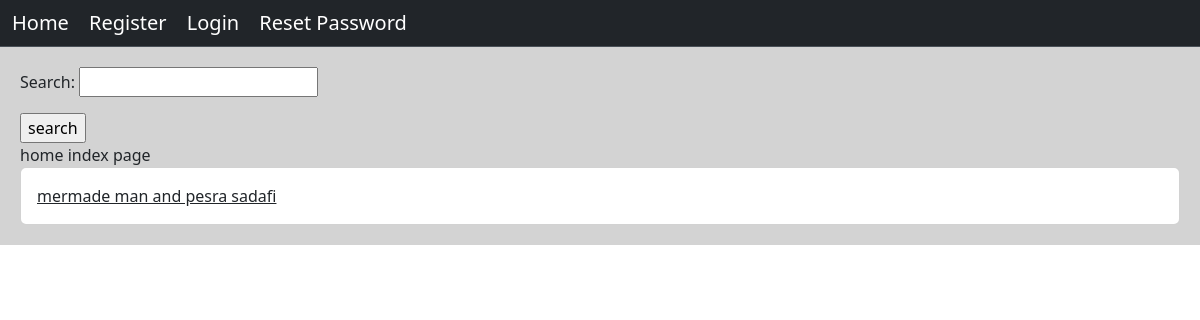
The app's page /, older data.
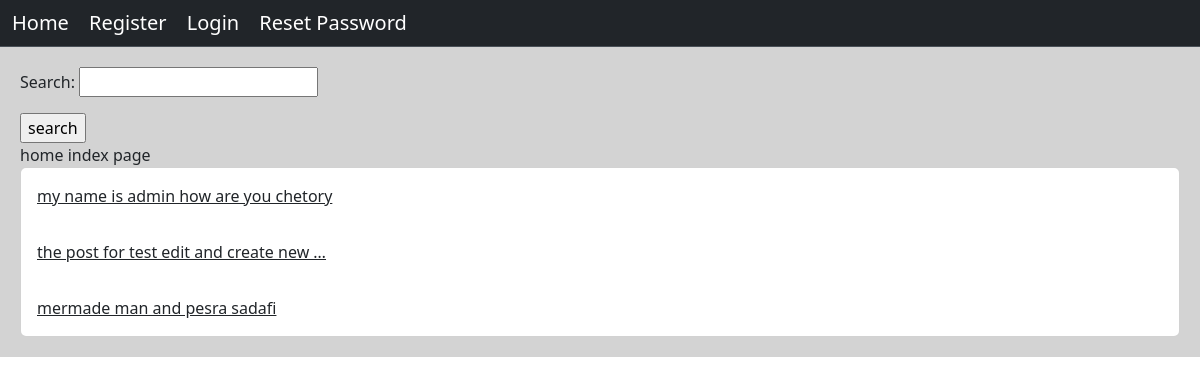
The same page, newer data.
### account/models.py (models this page shows, shortened)
class Post(models.Model):
    user = models.ForeignKey(User, on_delete=models.CASCADE, related_name="user_post")
    body = models.TextField()
    slug = models.SlugField()
    created = models.DateTimeField(auto_now_add=True)
    updated = models.DateTimeField(auto_now=True)
    class Meta:
        ordering = ["-created", "slug"]
    def get_absolute_url(self):
        return reverse("home:post_detail", args=[self.id, self.slug])

### home/views.py (the view)
# urls.py: path("", views.HomeView.as_view(), name="home"),
class HomeView(View):
    form_class = PostSearchForm
    def get(self, request):
        posts = Post.objects.all()
        if request.GET.get("search"):
            posts = posts.filter(body__contains=request.GET["search"])
        return render(
            request, "home/index.html", {"posts": posts, "form": self.form_class}
        )

### home/templates/home/index.html
{% extends 'base.html' %}
{% block content %}
  <form action="" method="get" novalidate>
    {{ form.as_p }}
    <input type="submit" value="search" />
    <br />
  </form>home index page<div class="card">
    {% for post in posts %}
      <a href="{{ post.get_absolute_url }}" class="card-body">{{ post.body|truncatewords:8 }}</a>
    {% endfor %}
  </div>
{% endblock %}

### templates/base.html (shortened to what this page needs)
<!DOCTYPE html>
<html>
  <head>
    <link href="https://cdn.jsdelivr.net/npm/bootstrap@5.3.3/dist/css/bootstrap.min.css" rel="stylesheet" />
  </head>
  <body>
    {% include 'inc/navbar.html' %}
    <div class="jumbotron">
      {% block content %}
      {% endblock %}
    </div>
  </body>
</html>

### templates/inc/navbar.html
<nav class="navbar bg-dark border-bottom border-body" data-bs-theme="dark">
  <div class="container-fluid">
    <div>
      <a class="navbar-brand" href="{% url 'home:home' %}">Home</a>
      {% if request.user.is_authenticated %}
      <a class="navbar-brand" href="{% url 'account:user_profile' request.user.id %}">Profile</a>
      <a class="navbar-brand" href="{% url 'account:user_logout' %}">Logout</a>
      {% else %}
      <a class="navbar-brand" href="{% url 'account:user_register' %}">Register</a>
      <a class="navbar-brand" href="{% url 'account:user_login' %}">Login</a>
      <a class="navbar-brand" href="{% url 'account:reset_password' %}">Reset Password</a>
      {% endif %}
  </div>
</nav>

### templates/base.html (style rules this page uses)
.jumbotron { padding: 20px; margin-bottom: 20px; background-color: #d3d3d3; }

Row changes from the older to the newer data that the page shows:
added Post: body "my name is admin how are you chetory"
added Post: body "the post for test edit and create new …"
